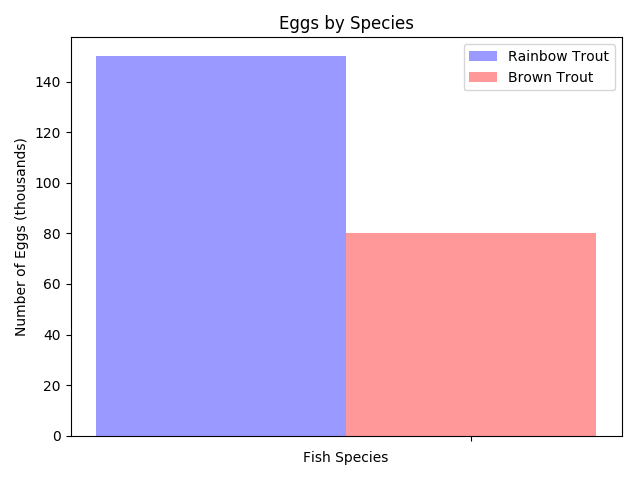

Write Python code to recreate this figure.
import matplotlib.pyplot as plt
import numpy as np

n_groups = 1
rainbow = (150,000)

brown = (80,000)

fig, ax = plt.subplots()
index = np.arange(n_groups)
bar_width = 0.001

opacity = 0.4

ax.bar(index, rainbow, bar_width, alpha=opacity, color='blue', label='Rainbow Trout')
ax.bar(index + bar_width, brown, bar_width, alpha=opacity, color='red', label='Brown Trout')

ax.set_xlabel('Fish Species')
ax.set_ylabel('Number of Eggs (thousands)')
ax.set_title('Eggs by Species')
ax.set_xticks(index + bar_width)
ax.set_xticklabels((''))
ax.legend()

fig.tight_layout()
plt.show()
